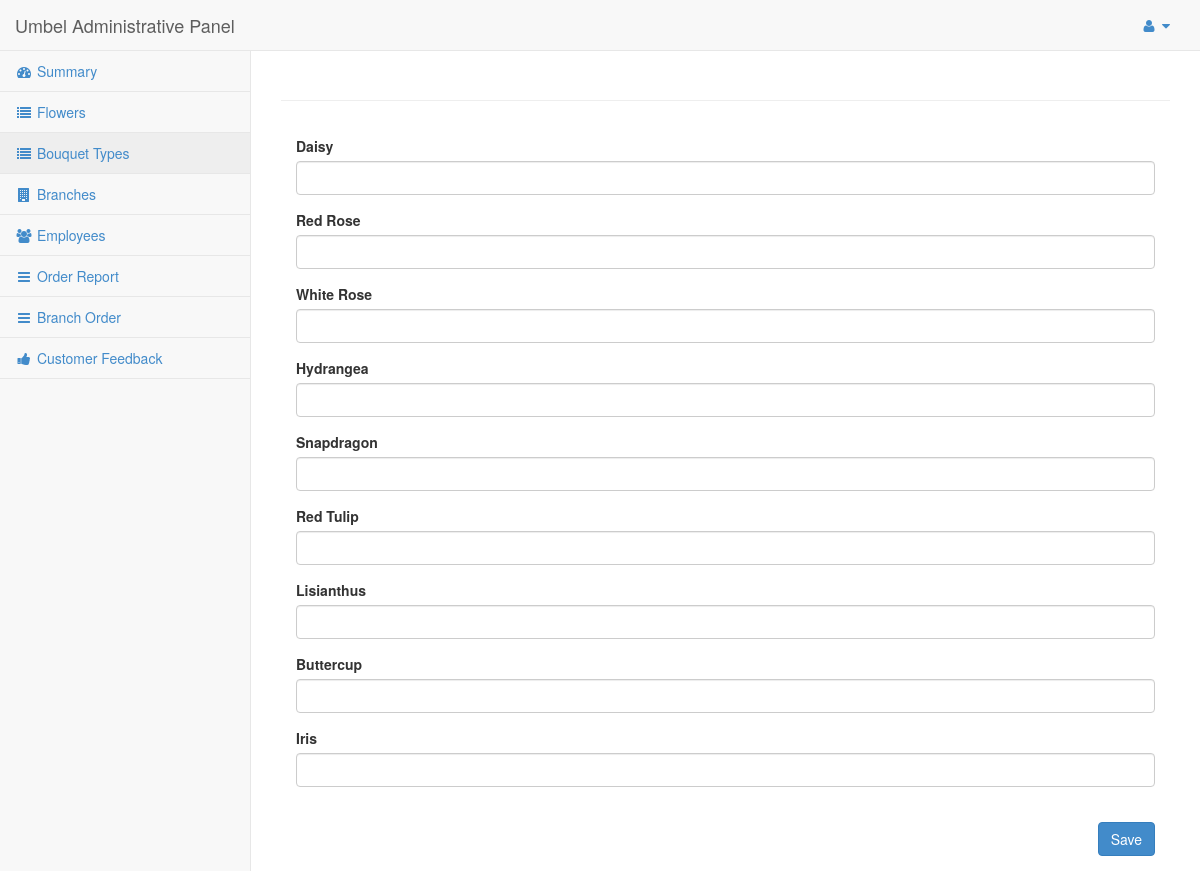
Screenshot of /admin/newBouquetType.php (signed in) with the database file from the repository.
### tables this page shows
CREATE TABLE `product` (
  `p_ID` varchar(10) NOT NULL,
  `p_name` varchar(40) NOT NULL,
  `p_desc` text,
  `p_img` longblob,
  `p_price` int(10) NOT NULL,
  `p_stock` int(10) NOT NULL,
  `p_status` varchar(20) NOT NULL
);

### admin/newBouquetType.php (the view, shortened to what this page needs)
<?php
include('../functions/connect.php');
if(isset($_SESSION['user']) && $_SESSION['type'] == 'Administrator')
{
?>
<!DOCTYPE html>
<html lang="en">
<head>
    <link href="css/bootstrap.min.css" rel="stylesheet">
    <link href="css/plugins/metisMenu/metisMenu.min.css" rel="stylesheet">
    <link href="css/plugins/dataTables.bootstrap.css" rel="stylesheet">
    <link href="css/sb-admin-2.css" rel="stylesheet">
    <link href="font-awesome-4.1.0/css/font-awesome.min.css" rel="stylesheet" type="text/css">
</head>
<body>
    <div id="wrapper">
        <nav class="navbar navbar-default navbar-static-top" role="navigation" style="margin-bottom: 0">
            <div class="navbar-header">
                <div class="navbar-brand" href="#">Umbel Administrative Panel</div>
            </div>
		<ul class="nav navbar-top-links navbar-right">
                <li class="dropdown">
                    <a class="dropdown-toggle" data-toggle="dropdown" href="#">
                        <i class="fa fa-user fa-fw"></i>  <i class="fa fa-caret-down"></i>
                    </a>
                </li>
            </ul>
            <div class="navbar-default sidebar" role="navigation">
                <div class="sidebar-nav navbar-collapse">
                    <ul class="nav" id="side-menu">
                        <li>
                            <a href="index.php"><i class="fa fa-dashboard fa-fw"></i> Summary</a>
                        </li>
                        <li>
                            <a href="products.php"><i class="fa fa-list fa-fw"></i> Flowers</a>
                        </li>
                        <li>
                            <a class="active" href="bouquets.php"><i class="fa fa-list fa-fw"></i> Bouquet Types</a>
                        </li>
                        <li>
                            <a href="branches.php"><i class="fa fa-building fa-fw"></i> Branches</a>
                        </li>
                        <li>
                            <a href="employees.php"><i class="fa fa-group fa-fw"></i> Employees</a>
                        </li>
                        <li>
                            <a href="order_report.php"><i class="fa fa-reorder fa-fw"></i> Order Report</a>
                        </li>
                        <li>
                            <a href="branch_order.php"><i class="fa fa-reorder fa-fw"></i> Branch Order</a>
                        </li>
                        <li>
                            <a href="feedback.php"><i class="fa fa-thumbs-up fa-fw"></i> Customer Feedback</a>
                        </li>
                    </ul>
                </div>
            </div>
        </nav>
        <div id="page-wrapper">
            <div class="row">
                <div class="col-lg-12">
            <?php
				$id=$_GET['id'];
				$query="SELECT * FROM bouquet WHERE bo_ID='$id'";
				$queryResult=mysqli_query($con, $query);
				$echoQuery=mysqli_fetch_assoc($queryResult);
				?>
                    <h1 class="page-header"><?php echo $echoQuery['bo_name']; ?></h1>
                </div>
            </div>
			<div class="row">
                <div class="col-lg-12">
                        <div class="panel-body">
                                            <form method = "POST" action = "../functions/pro_newBouquetType.php?id=<?php echo $id;?>&name=<?php echo $echoQuery['bo_name']; ?>">
                                                    <?php
													$sql="SELECT * FROM product WHERE p_status!='Archived'";
													$result=mysqli_query($con, $sql);
													if(mysqli_num_rows($result) > 0){
														while($row=mysqli_fetch_array($result)){
													?>
													<div class="form-group">
														<label><?php echo $row['p_name'];?></label>
														<input type="number" name="b_num[<?php echo $row['p_ID']; ?>]" class= "form-control" min="0"/>
                                                    </div>
													<?php
													}
													}
													?>
													<br />
                                                    <button type="submit" class="btn btn-primary pull-right">Save</button>
                                            </form>
                        </div>
                </div>
            </div>
      </div>
   </div>
</body>
</html>
<?php
}
else{
	header ("location:../index.php?restricted=true");
}

### admin/css/sb-admin-2.css (style rules this page uses)
body { background-color: #f8f8f8; }
#wrapper { width: 100%; }
#page-wrapper { padding: 0 15px; min-height: 568px; background-color: #fff; }
@media (min-width:768px) { #page-wrapper { position: inherit; margin: 0 0 0 250px; padding: 0 30px; border-left: 1px solid #e7e7e7; } }
.navbar-top-links li { display: inline-block; }
.navbar-top-links li:last-child { margin-right: 15px; }
.navbar-top-links li a { padding: 15px; min-height: 50px; }
.sidebar .sidebar-nav.navbar-collapse { padding-right: 0; padding-left: 0; }
.sidebar ul li { border-bottom: 1px solid #e7e7e7; }
.sidebar ul li a.active { background-color: #eee; }
@media (min-width:768px) { .sidebar { z-index: 1; position: absolute; width: 250px; margin-top: 51px; } }

### rows the page displays
product: p_name "Daisy"
product: p_name "Red Rose"
product: p_name "White Rose"
product: p_name "Hydrangea"
product: p_name "Snapdragon"
product: p_name "Red Tulip"
product: p_name "Lisianthus"
product: p_name "Buttercup"
product: p_name "Iris"
